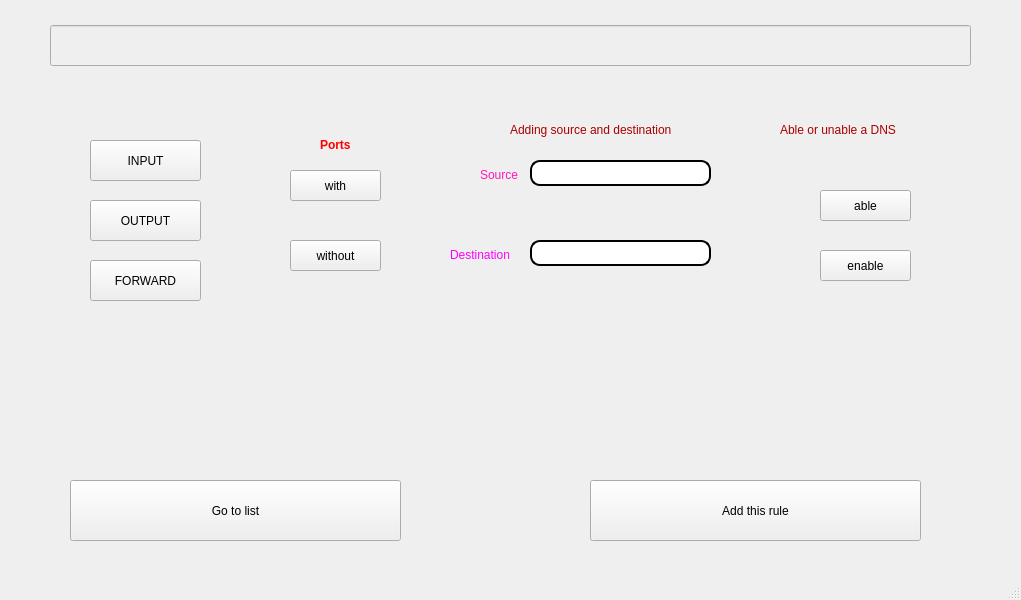
<?xml version="1.0" encoding="UTF-8"?>
<ui version="4.0">
 <class>MainWindow</class>
 <widget class="QMainWindow" name="MainWindow">
  <property name="geometry">
   <rect>
    <x>0</x>
    <y>0</y>
    <width>1021</width>
    <height>600</height>
   </rect>
  </property>
  <property name="windowTitle">
   <string>MainWindow</string>
  </property>
  <widget class="QWidget" name="centralwidget">
   <widget class="QStackedWidget" name="stackedWidget">
    <property name="enabled">
     <bool>true</bool>
    </property>
    <property name="geometry">
     <rect>
      <x>0</x>
      <y>0</y>
      <width>1021</width>
      <height>581</height>
     </rect>
    </property>
    <property name="currentIndex">
     <number>2</number>
    </property>
    <widget class="QWidget" name="page">
     <widget class="QScrollArea" name="scrollArea">
      <property name="geometry">
       <rect>
        <x>70</x>
        <y>30</y>
        <width>831</width>
        <height>441</height>
       </rect>
      </property>
      <property name="widgetResizable">
       <bool>true</bool>
      </property>
      <widget class="QWidget" name="scrollAreaWidgetContents">
       <property name="geometry">
        <rect>
         <x>0</x>
         <y>0</y>
         <width>829</width>
         <height>439</height>
        </rect>
       </property>
       <widget class="QLineEdit" name="lineEdit">
        <property name="enabled">
         <bool>false</bool>
        </property>
        <property name="geometry">
         <rect>
          <x>0</x>
          <y>0</y>
          <width>831</width>
          <height>441</height>
         </rect>
        </property>
       </widget>
      </widget>
     </widget>
     <widget class="QPushButton" name="pushButton">
      <property name="geometry">
       <rect>
        <x>90</x>
        <y>500</y>
        <width>201</width>
        <height>41</height>
       </rect>
      </property>
      <property name="text">
       <string>Add more rules</string>
      </property>
     </widget>
     <widget class="QPushButton" name="pushButton_2">
      <property name="geometry">
       <rect>
        <x>450</x>
        <y>500</y>
        <width>201</width>
        <height>41</height>
       </rect>
      </property>
      <property name="text">
       <string>delete rules</string>
      </property>
     </widget>
     <widget class="QPushButton" name="pushButton_3">
      <property name="geometry">
       <rect>
        <x>760</x>
        <y>500</y>
        <width>201</width>
        <height>41</height>
       </rect>
      </property>
      <property name="text">
       <string>Reset All</string>
      </property>
     </widget>
    </widget>
    <widget class="QWidget" name="page_3">
     <widget class="QPushButton" name="pushButton_4">
      <property name="geometry">
       <rect>
        <x>360</x>
        <y>480</y>
        <width>331</width>
        <height>61</height>
       </rect>
      </property>
      <property name="text">
       <string>Go to list</string>
      </property>
     </widget>
    </widget>
    <widget class="QWidget" name="page_2">
     <property name="enabled">
      <bool>true</bool>
     </property>
     <widget class="QLineEdit" name="lineEdit_2">
      <property name="enabled">
       <bool>false</bool>
      </property>
      <property name="geometry">
       <rect>
        <x>50</x>
        <y>25</y>
        <width>921</width>
        <height>41</height>
       </rect>
      </property>
     </widget>
     <widget class="QPushButton" name="pushButton_5">
      <property name="geometry">
       <rect>
        <x>70</x>
        <y>480</y>
        <width>331</width>
        <height>61</height>
       </rect>
      </property>
      <property name="text">
       <string>Go to list</string>
      </property>
     </widget>
     <widget class="QStackedWidget" name="stackedWidget_2">
      <property name="geometry">
       <rect>
        <x>210</x>
        <y>110</y>
        <width>241</width>
        <height>201</height>
       </rect>
      </property>
      <property name="currentIndex">
       <number>0</number>
      </property>
      <widget class="QWidget" name="page_4">
       <widget class="QPushButton" name="pushButton_6">
        <property name="geometry">
         <rect>
          <x>80</x>
          <y>60</y>
          <width>91</width>
          <height>31</height>
         </rect>
        </property>
        <property name="text">
         <string>with</string>
        </property>
       </widget>
       <widget class="QPushButton" name="pushButton_7">
        <property name="geometry">
         <rect>
          <x>80</x>
          <y>130</y>
          <width>91</width>
          <height>31</height>
         </rect>
        </property>
        <property name="text">
         <string>without</string>
        </property>
       </widget>
       <widget class="QLabel" name="label">
        <property name="geometry">
         <rect>
          <x>110</x>
          <y>20</y>
          <width>121</width>
          <height>31</height>
         </rect>
        </property>
        <property name="text">
         <string>&lt;html&gt;&lt;head/&gt;&lt;body&gt;&lt;p&gt;&lt;span style=&quot; font-weight:700; color:#ff0000;&quot;&gt;Ports&lt;/span&gt;&lt;/p&gt;&lt;/body&gt;&lt;/html&gt;</string>
        </property>
       </widget>
      </widget>
      <widget class="QWidget" name="page_5">
       <widget class="QSpinBox" name="spinBox">
        <property name="geometry">
         <rect>
          <x>70</x>
          <y>80</y>
          <width>111</width>
          <height>27</height>
         </rect>
        </property>
       </widget>
       <widget class="QLabel" name="label_2">
        <property name="geometry">
         <rect>
          <x>80</x>
          <y>40</y>
          <width>121</width>
          <height>31</height>
         </rect>
        </property>
        <property name="text">
         <string>&lt;html&gt;&lt;head/&gt;&lt;body&gt;&lt;p&gt;&lt;span style=&quot; color:#ff1aba;&quot;&gt;Set valable port&lt;/span&gt;&lt;/p&gt;&lt;/body&gt;&lt;/html&gt;</string>
        </property>
       </widget>
       <widget class="QPushButton" name="pushButton_15">
        <property name="geometry">
         <rect>
          <x>80</x>
          <y>130</y>
          <width>91</width>
          <height>31</height>
         </rect>
        </property>
        <property name="text">
         <string>go back</string>
        </property>
       </widget>
      </widget>
     </widget>
     <widget class="QLabel" name="label_3">
      <property name="geometry">
       <rect>
        <x>510</x>
        <y>110</y>
        <width>251</width>
        <height>41</height>
       </rect>
      </property>
      <property name="text">
       <string>&lt;html&gt;&lt;head/&gt;&lt;body&gt;&lt;p&gt;&lt;span style=&quot; color:#aa0000;&quot;&gt;Adding source and destination&lt;/span&gt;&lt;/p&gt;&lt;/body&gt;&lt;/html&gt;</string>
      </property>
     </widget>
     <widget class="QLineEdit" name="lineEdit_3">
      <property name="geometry">
       <rect>
        <x>530</x>
        <y>160</y>
        <width>181</width>
        <height>26</height>
       </rect>
      </property>
      <property name="styleSheet">
       <string notr="true">border:2px solid black;
border-radius: 10px;</string>
      </property>
     </widget>
     <widget class="QLineEdit" name="lineEdit_4">
      <property name="geometry">
       <rect>
        <x>530</x>
        <y>240</y>
        <width>181</width>
        <height>26</height>
       </rect>
      </property>
      <property name="styleSheet">
       <string notr="true">border:2px solid black;
border-radius: 10px;</string>
      </property>
     </widget>
     <widget class="QLabel" name="label_4">
      <property name="geometry">
       <rect>
        <x>480</x>
        <y>160</y>
        <width>121</width>
        <height>31</height>
       </rect>
      </property>
      <property name="text">
       <string>&lt;html&gt;&lt;head/&gt;&lt;body&gt;&lt;p&gt;&lt;span style=&quot; color:#ff1aba;&quot;&gt;Source&lt;/span&gt;&lt;/p&gt;&lt;/body&gt;&lt;/html&gt;</string>
      </property>
     </widget>
     <widget class="QLabel" name="label_5">
      <property name="geometry">
       <rect>
        <x>450</x>
        <y>240</y>
        <width>121</width>
        <height>31</height>
       </rect>
      </property>
      <property name="text">
       <string>&lt;html&gt;&lt;head/&gt;&lt;body&gt;&lt;p&gt;&lt;span style=&quot; color:#ff00ff;&quot;&gt;Destination&lt;/span&gt;&lt;/p&gt;&lt;/body&gt;&lt;/html&gt;</string>
      </property>
     </widget>
     <widget class="QStackedWidget" name="stackedWidget_3">
      <property name="geometry">
       <rect>
        <x>40</x>
        <y>110</y>
        <width>201</width>
        <height>221</height>
       </rect>
      </property>
      <property name="currentIndex">
       <number>0</number>
      </property>
      <widget class="QWidget" name="page_6">
       <widget class="QPushButton" name="pushButton_8">
        <property name="geometry">
         <rect>
          <x>50</x>
          <y>30</y>
          <width>111</width>
          <height>41</height>
         </rect>
        </property>
        <property name="text">
         <string>INPUT</string>
        </property>
       </widget>
       <widget class="QPushButton" name="pushButton_9">
        <property name="geometry">
         <rect>
          <x>50</x>
          <y>90</y>
          <width>111</width>
          <height>41</height>
         </rect>
        </property>
        <property name="text">
         <string>OUTPUT</string>
        </property>
       </widget>
       <widget class="QPushButton" name="pushButton_10">
        <property name="geometry">
         <rect>
          <x>50</x>
          <y>150</y>
          <width>111</width>
          <height>41</height>
         </rect>
        </property>
        <property name="text">
         <string>FORWARD</string>
        </property>
       </widget>
      </widget>
      <widget class="QWidget" name="page_7">
       <widget class="QRadioButton" name="radioButton">
        <property name="geometry">
         <rect>
          <x>50</x>
          <y>20</y>
          <width>102</width>
          <height>41</height>
         </rect>
        </property>
        <property name="text">
         <string>REJECT</string>
        </property>
       </widget>
       <widget class="QRadioButton" name="radioButton_2">
        <property name="geometry">
         <rect>
          <x>50</x>
          <y>60</y>
          <width>102</width>
          <height>41</height>
         </rect>
        </property>
        <property name="text">
         <string>ACCEPT</string>
        </property>
       </widget>
       <widget class="QRadioButton" name="radioButton_3">
        <property name="geometry">
         <rect>
          <x>50</x>
          <y>100</y>
          <width>102</width>
          <height>41</height>
         </rect>
        </property>
        <property name="text">
         <string>DROP</string>
        </property>
       </widget>
       <widget class="QPushButton" name="pushButton_16">
        <property name="geometry">
         <rect>
          <x>50</x>
          <y>150</y>
          <width>91</width>
          <height>31</height>
         </rect>
        </property>
        <property name="text">
         <string>go back</string>
        </property>
       </widget>
      </widget>
     </widget>
     <widget class="QLabel" name="label_6">
      <property name="geometry">
       <rect>
        <x>780</x>
        <y>110</y>
        <width>251</width>
        <height>41</height>
       </rect>
      </property>
      <property name="text">
       <string>&lt;html&gt;&lt;head/&gt;&lt;body&gt;&lt;p&gt;&lt;span style=&quot; color:#aa0000;&quot;&gt;Able or unable a DNS&lt;/span&gt;&lt;/p&gt;&lt;/body&gt;&lt;/html&gt;</string>
      </property>
     </widget>
     <widget class="QStackedWidget" name="stackedWidget_4">
      <property name="geometry">
       <rect>
        <x>780</x>
        <y>150</y>
        <width>191</width>
        <height>151</height>
       </rect>
      </property>
      <property name="currentIndex">
       <number>0</number>
      </property>
      <widget class="QWidget" name="page_8">
       <widget class="QPushButton" name="pushButton_11">
        <property name="geometry">
         <rect>
          <x>40</x>
          <y>40</y>
          <width>91</width>
          <height>31</height>
         </rect>
        </property>
        <property name="text">
         <string>able</string>
        </property>
       </widget>
       <widget class="QPushButton" name="pushButton_12">
        <property name="geometry">
         <rect>
          <x>40</x>
          <y>100</y>
          <width>91</width>
          <height>31</height>
         </rect>
        </property>
        <property name="text">
         <string>enable</string>
        </property>
       </widget>
      </widget>
      <widget class="QWidget" name="page_9">
       <widget class="QLineEdit" name="lineEdit_5">
        <property name="geometry">
         <rect>
          <x>0</x>
          <y>50</y>
          <width>181</width>
          <height>26</height>
         </rect>
        </property>
        <property name="styleSheet">
         <string notr="true">border:2px solid black;
border-radius: 10px;</string>
        </property>
       </widget>
       <widget class="QLabel" name="label_7">
        <property name="geometry">
         <rect>
          <x>60</x>
          <y>10</y>
          <width>121</width>
          <height>31</height>
         </rect>
        </property>
        <property name="styleSheet">
         <string notr="true">font: 18pt &quot;Noto Sans Mono SemiCondensed&quot;;
text-decoration: underline;</string>
        </property>
        <property name="text">
         <string>&lt;html&gt;&lt;head/&gt;&lt;body&gt;&lt;p&gt;&lt;span style=&quot; color:#ff00ff;&quot;&gt;DNS&lt;/span&gt;&lt;/p&gt;&lt;/body&gt;&lt;/html&gt;</string>
        </property>
       </widget>
       <widget class="QPushButton" name="pushButton_14">
        <property name="geometry">
         <rect>
          <x>40</x>
          <y>100</y>
          <width>91</width>
          <height>31</height>
         </rect>
        </property>
        <property name="text">
         <string>go back</string>
        </property>
       </widget>
      </widget>
     </widget>
     <widget class="QPushButton" name="pushButton_13">
      <property name="geometry">
       <rect>
        <x>590</x>
        <y>480</y>
        <width>331</width>
        <height>61</height>
       </rect>
      </property>
      <property name="text">
       <string>Add this rule</string>
      </property>
     </widget>
    </widget>
   </widget>
  </widget>
  <widget class="QMenuBar" name="menubar">
   <property name="geometry">
    <rect>
     <x>0</x>
     <y>0</y>
     <width>1021</width>
     <height>23</height>
    </rect>
   </property>
  </widget>
  <widget class="QStatusBar" name="statusbar"/>
 </widget>
 <resources/>
 <connections/>
</ui>
